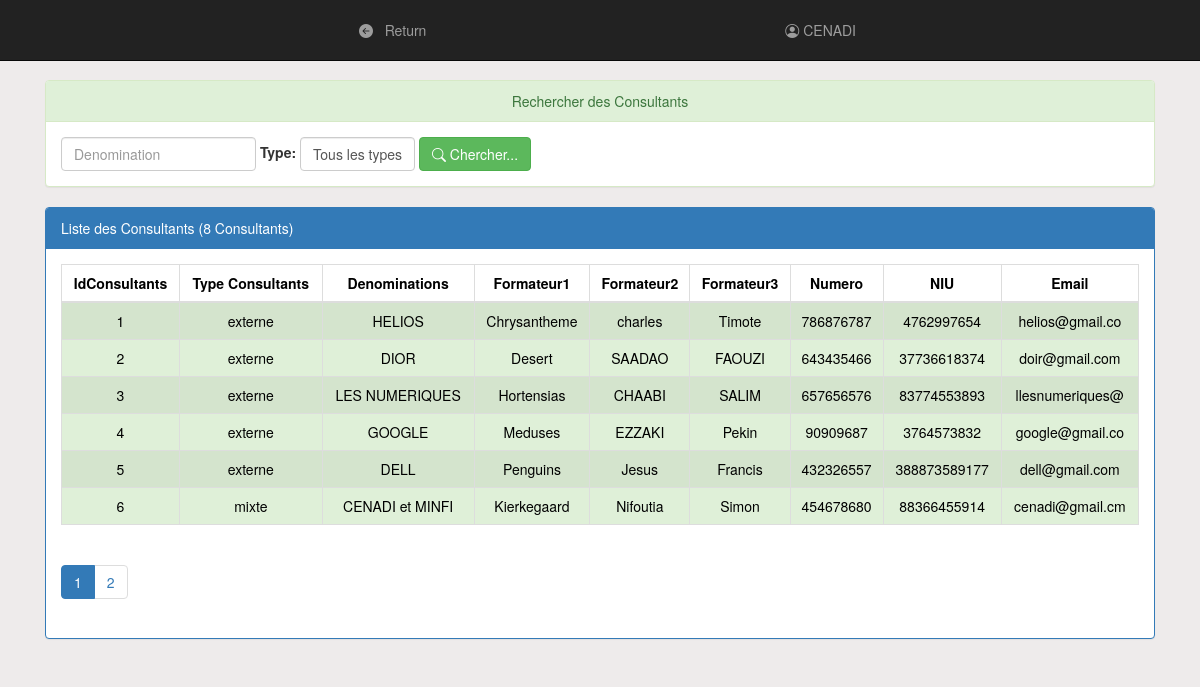
Page /pages/consultantForm.php (signed in) on the committed database.
### tables this page shows
create table Consultant (
    idConsultant int(4) auto_increment primary key,
     
    typeConsultant varchar(50),  
    denomination varchar(50),
    formateur1 varchar(50),
    formateur2 varchar(50),
    formateur3 varchar(50),
    numTel int(15),
    NIU varchar(20),
    email varchar(15),
    mot_de_passe varchar(50),
    etat int(1),   
    idAdministrateur int(4),
    idSeminaire int(4)
);

### pages/consultantForm.php (the view, shortened to what this page needs)
<?php
    require_once('connexiondb.php');
    $denomination=isset($_GET['denomination'])?$_GET['denomination']:"";
    $typeConsult=isset($_GET['typeConsultant'])?$_GET['typeConsultant']:"all";
    $size=isset($_GET['size'])?$_GET['size']:6;
    $page=isset($_GET['page'])?$_GET['page']:1;
    $offset=($page-1)*$size;
    if($typeConsult=="all"){
        $requeteForm="select * from Consultant
                where denomination like '%$denomination%'
                limit $size
                offset $offset";
        $requeteCount="select count(*) countForm from Consultant
                where denomination like '%$denomination%'";
    }
    $resultatForm=$conn->query($requeteForm);
    $resultatCount=$conn->query($requeteCount);
    $tabCount=$resultatCount->fetch();
    $nbrForm=$tabCount['countForm'];
    $reste=$nbrForm % $size;
    if($reste===0)
        $nbrPage=$nbrForm/$size;
    else
        $nbrPage=floor($nbrForm/$size)+1;
?>
<!DOCTYPE HTML>
<HTML>
    <head>
        <link rel="stylesheet" href="https://cdn.jsdelivr.net/npm/bootstrap-icons@1.11.3/font/bootstrap-icons.min.css">
        <link rel="stylesheet" href="https://cdn.jsdelivr.net/npm/bootstrap@5.3.3/dist/css/bootstrap.min.css">
        <link rel="stylesheet" type="text/css" href="../css/bootstrap.css">
        <link rel="stylesheet" type="text/css" href="../css/font-awesome.min.css">
        <link rel="stylesheet" type="text/css" href="../css/monstyle.css">
        <link rel="stylesheet" href="../CSS/bootstrap.min.css">
    </head>
    <body>
        <?php require_once('menu1Form.php'); ?>
        <br>
        <div class="container">
            <div class="panel panel-success margetop60">
				<div class="panel-heading text-center">Rechercher des Consultants</div>
				<div class="panel-body">
					<form method="get" action="consultantParti" class="form-inline">
						<div class="form-group">
                            <input type="text" name="denomination"
                                   placeholder="Denomination"
                                   class="form-control"
                                   value="<?php echo $denomination ?>"/>
                        </div>
                        <label for="typeConsultant">Type:</label>
                        <select name="typeConsultant" class="form-control" id="typeConsultant" onchange="this.form.submit()">
                            <option value="all" <?php if($typeConsult==="all") echo "selected"?>> Tous les types </option>
                        </select>
				        <button type="submit" class="btn btn-success">
                            <span class="bi bi-search"></span>
                            Chercher...
                        </button>
					</form>
				</div>
			</div>
            <div class="panel panel-primary">
                <div class="panel-heading">Liste des Consultants (<?php echo $nbrForm ?> Consultants)</div>
                <div class="panel-body">
                    <table class="table table-striped table-bordered">
                        <thead>
                            <tr>
                                <th class="text-center">IdConsultants</th><th class="text-center">Type Consultants</th><th class="text-center">Denominations</th><th class="text-center">Formateur1</th><th class="text-center">Formateur2</th><th class="text-center">Formateur3</th><th class="text-center">Numero</th><th class="text-center">NIU</th><th class="text-center">Email</th>
                            </tr>
                        </thead>
                        <tbody>
                            <?php while($Consultant=$resultatForm->fetch()){ ?>
                                <tr class="<?php echo $Consultant['etat']==1?'success':'danger'?>">
                                    <td class="text-center"><?php echo $Consultant['idConsultant'] ?> </td>
                                    <td class="text-center"><?php echo $Consultant['typeConsultant'] ?> </td>
                                    <td class="text-center"><?php echo $Consultant['denomination'] ?> </td>
                                    <td class="text-center"><?php echo $Consultant['formateur1'] ?> </td>
                                    <td class="text-center"><?php echo $Consultant['formateur2'] ?> </td>
                                    <td class="text-center"><?php echo $Consultant['formateur3'] ?> </td>
                                    <td class="text-center"><?php echo $Consultant['numTel'] ?> </td>
                                    <td class="text-center"><?php echo $Consultant['NIU'] ?> </td>
                                    <td class="text-center"><?php echo $Consultant['email'] ?> </td>
                                </tr>
                            <?PHP } ?>
                       </tbody>
                    </table>
                <div>
                    <ul class="pagination">
                        <?php for($i=1;$i<=$nbrPage;$i++){ ?>
                            <li class="<?php if($i==$page) echo 'active' ?>">
            <a href="consultantForm?page=<?php echo $i;?>&denomination=<?php echo $denomination ?>&typeConsultant=<?php echo $typeConsult ?>">
                                    <?php echo $i; ?>
                                </a>
                             </li>
                        <?php } ?>
                    </ul>
                </div>
                </div>
            </div>
        </div>
    </body>
</HTML>

### CSS/monstyle.css (style rules this page uses)
.margetop60 { margin-top: 60px; }
.form-group { position: relative; }

### pages/consultantForm.php (style rules this page uses)
body { background-color: #eeebeb; }

### rows in the picture
consultant: idConsultant "1", typeConsultant "externe", denomination "HELIOS", formateur1 "Chrysantheme", formateur2 "charles", formateur3 "Timote", numTel "786876787", NIU "4762997654", email "helios@gmail.co"
consultant: idConsultant "2", typeConsultant "externe", denomination "DIOR", formateur1 "Desert", formateur2 "SAADAO", formateur3 "FAOUZI", numTel "643435466", NIU "37736618374", email "doir@gmail.com"
consultant: idConsultant "3", typeConsultant "externe", denomination "LES NUMERIQUES", formateur1 "Hortensias", formateur2 "CHAABI", formateur3 "SALIM", numTel "657656576", NIU "83774553893", email "llesnumeriques@"
consultant: idConsultant "4", typeConsultant "externe", denomination "GOOGLE", formateur1 "Meduses", formateur2 "EZZAKI", formateur3 "Pekin", numTel "90909687", NIU "3764573832", email "google@gmail.co"
consultant: idConsultant "5", typeConsultant "externe", denomination "DELL", formateur1 "Penguins", formateur2 "Jesus", formateur3 "Francis", numTel "432326557", NIU "388873589177", email "dell@gmail.com"
consultant: idConsultant "6", typeConsultant "mixte", denomination "CENADI et MINFI", formateur1 "Kierkegaard", formateur2 "Nifoutia", formateur3 "Simon", numTel "454678680", NIU "88366455914", email "cenadi@gmail.cm"

### other values in the picture
$_SESSION['denomination'] "CENADI"
$nbrForm "8"
